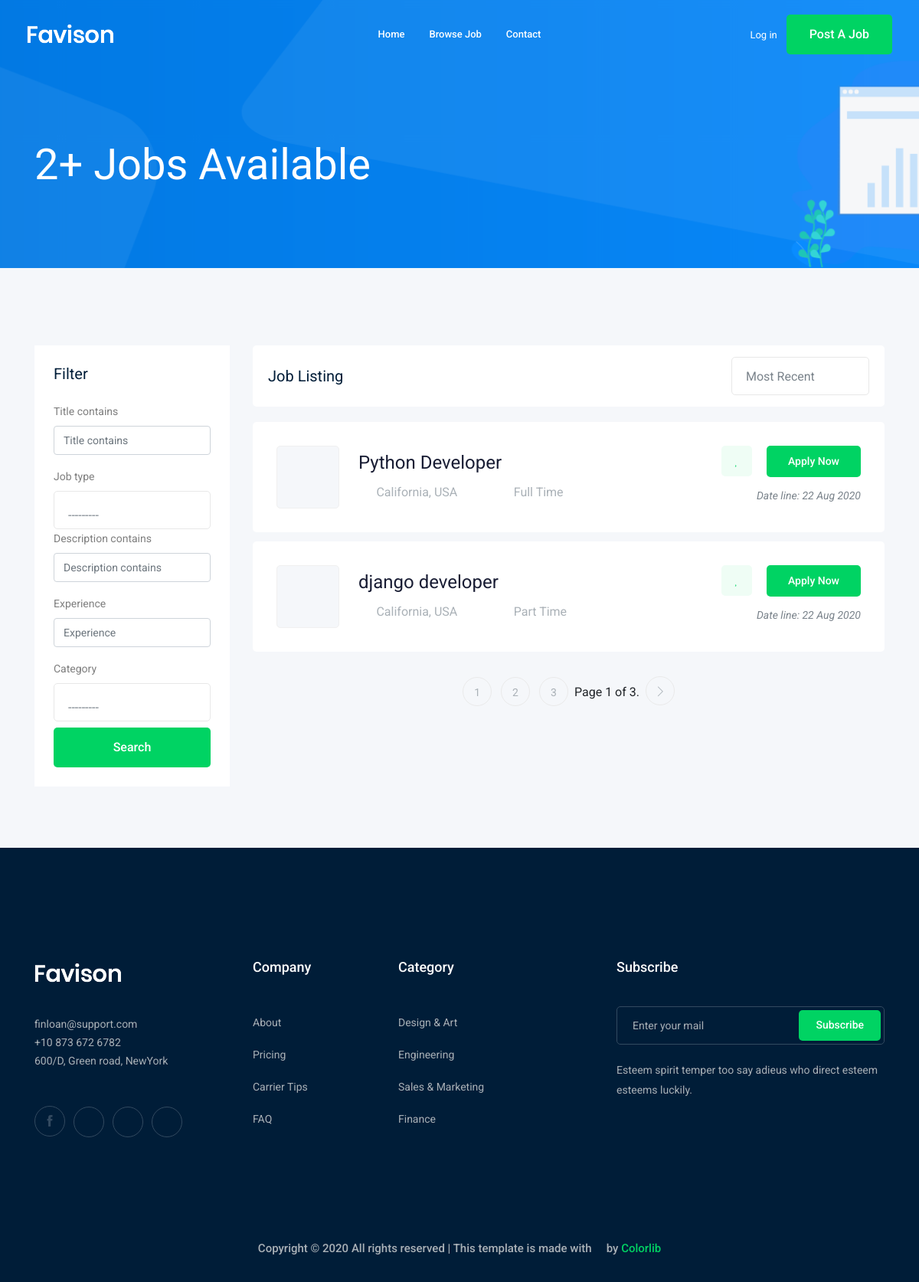
Screenshot of /jobs/ with the database file from the repository.
### job/models.py (models this page shows, shortened)
class job(models.Model):
    owner = models.ForeignKey(User, related_name='job_owner', on_delete=models.CASCADE)
    title = models.CharField(max_length=100)
    job_type = models.CharField(max_length=15, choices=JOB_TYPE )
    description = models.TextField(max_length=1000)
    published_at = models.DateTimeField(auto_now=True)
    vacancy = models.IntegerField(default=1)
    salary =  models.IntegerField(default=0)
    experience = models.IntegerField(default=1)
    category = models.ForeignKey('category', on_delete=models.CASCADE) #ben double '' 3shan l category class gia b3dha w l cascde 3shan law ms7t l category yms7 kol l jobs l gwaha
    image = models.ImageField(upload_to = image_upload)
    slug = models.SlugField(blank=True, null=True)
    def __str__(self):
        return self.title

### job/views.py (the view)
# urls.py: path('', views.job_list, name='job_List'),
def job_list(request):
    job_list = job.objects.all()
    myfilter = JobFilter(request.GET, queryset = job_list)
    job_list = myfilter.qs
    paginator = Paginator(job_list, 2) # Show 1 contacts per page.
    page_number = request.GET.get('page')
    page_obj = paginator.get_page(page_number)
    context = { 'jobs' : page_obj, 'myfilter':myfilter }
    return render(request, 'job/job_list.html', context)

### job/models.py (called while the page is built)
    def __str__(self):
        return self.name

### job/templates/job/job_list.html (shortened to what this page needs)
  {% extends 'base.html' %}
  {% load bootstrap4 %}
  {% block body %}
    <div class="bradcam_area bradcam_bg_1">
        <div class="container">
            <div class="row">
                <div class="col-xl-12">
                    <div class="bradcam_text">
                        <h3>{{jobs|length }}+ Jobs Available</h3>
                    </div>
                </div>
            </div>
        </div>
    </div>
    <div class="job_listing_area plus_padding">
        <div class="container">
            <div class="row">
                <div class="col-lg-3">
                    <div class="job_filter white-bg">
                        <div class="form_inner white-bg">
                            <h3>Filter</h3>
                            <form method="GET">
                            {% bootstrap_form myfilter.form %}
                            <input type="submit" value="Search" class="boxed-btn3 w-100 mt-2" >
                            </form>
                        </div>
                    </div>
                </div>
                <div class="col-lg-9">
                    <div class="recent_joblist_wrap">
                        <div class="recent_joblist white-bg ">
                            <div class="row align-items-center">
                                <div class="col-md-6">
                                    <h4>Job Listing</h4>
                                </div>
                                <div class="col-md-6">
                                    <div class="serch_cat d-flex justify-content-end">
                                    </div>
                                </div>
                            </div>
                        </div>
                    </div>
                    <div class="job_lists m-0">
                        <div class="row">
                            {% for job in jobs %}
                            <div class="col-lg-12 col-md-12">
                                <div class="single_jobs white-bg d-flex justify-content-between">
                                    <div class="jobs_left d-flex align-items-center">
                                        <div class="thumb">
                                        </div>
                                        <div class="jobs_conetent">
                                            <a href="{% url 'jobs:job_detail' job.slug %}"><h4>{{ job }}</h4></a>
                                            <div class="links_locat d-flex align-items-center">
                                                <div class="location">
                                                    <p> <i class="fa fa-map-marker"></i> California, USA</p>
                                                </div>
                                                <div class="location">
                                                    <p> <i class="fa fa-clock-o"></i> {{ job.job_type }}</p>
                                                </div>
                                            </div>
                                        </div>
                                    </div>
                                    <div class="jobs_right">
                                        <div class="apply_now">
                                            <a class="heart_mark" href="#"> <i class="fa fa-heart"></i> </a>
                                            <a href="{% url 'jobs:job_detail' job.slug %}" class="boxed-btn3">Apply Now</a>
                                        </div>
                                        <div class="date">
                                            <p>Date line: {{ job.published_at|date:'d M Y' }}</p>
                                        </div>
                                    </div>
                                </div>
                            </div>
                            {% endfor %}
                        </div>
                        {% if jobs.has_other_pages %}
                        <div class="row">
                            <div class="col-lg-12">
                                <div class="pagination_wrap">
                                    <ul>
                                        {% for i in jobs.paginator.page_range %}
                                            <li><a href="?page={{i}}"><span>{{i}}</span></a></li>
                                        {% endfor %}
                                        <span class="current">
                                            Page {{ jobs.number }} of {{ jobs.paginator.num_pages }}.
                                        </span>
                                        {% if jobs.has_next %}
                                            <li><a href="?page={{ jobs.next_page_number }}"> <i class="ti-angle-right"></i> </a></li>
                                        {% endif %}
                                    </ul>
                                </div>
                            </div>
                        </div>
                        {% endif %}
                    </div>
                </div>
            </div>
        </div>
    </div>
    {% endblock body %}

### rows the page displays
job: title "Python Developer", job_type "Full Time", published_at "22 Aug 2020"
job: title "django developer", job_type "Part Time", published_at "22 Aug 2020"

### other values shown
{{ jobs|length }} "2"
{{ i }} "1" "2" "3"
{{ jobs.number }} "1"
{{ jobs.paginator.num_pages }} "3"
